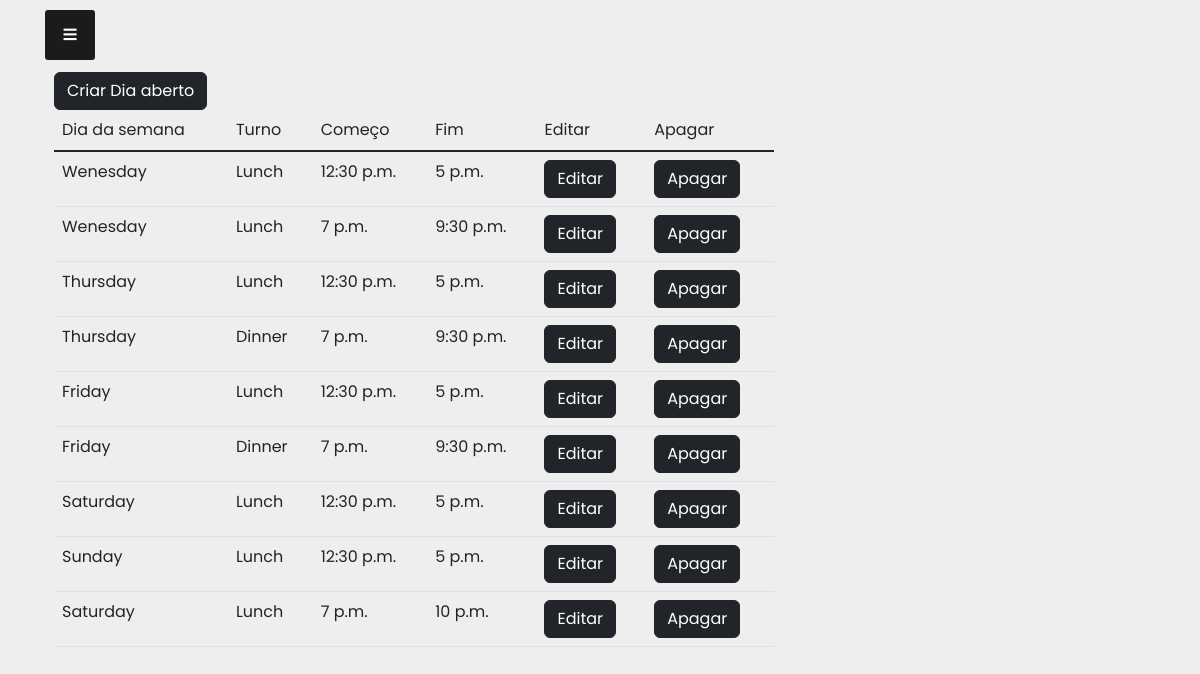
/restaurants/restaurantOpenDays/1/, run on an earlier commit of the app's database.
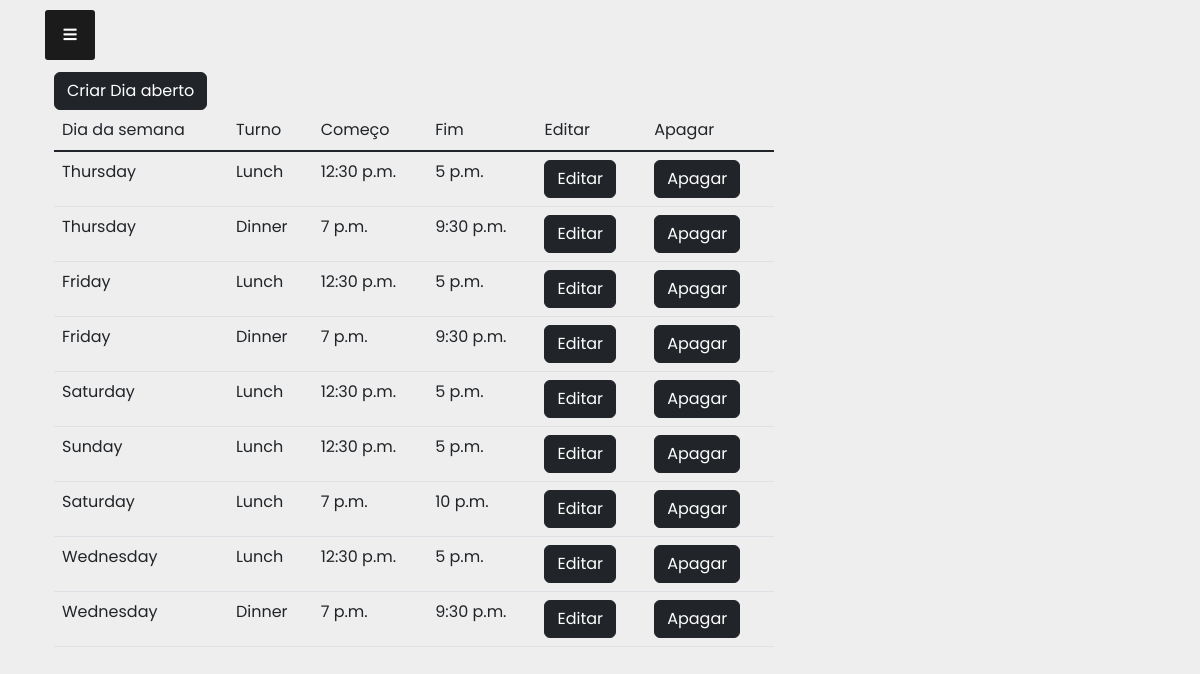
And on a later commit of the database.
### restaurants/models.py (models this page shows, shortened)
class restaurantOpenDaysOfTheWeek(models.Model):
    weekdays = (
        ('Monday', 'Monday'),
        ('Tuesday', 'Tuesday'),
        ('Wednesday', 'Wednesday'),
        ('Thursday', 'Thursday'),
        ('Friday', 'Friday'),
        ('Saturday', 'Saturday'),
        ('Sunday', 'Sunday'),
    )
    shifts = (
        ('Breakfast', 'Breakfast'),
        ('Lunch', 'Lunch'),
        ('Dinner', 'Dinner'),
    )
    restaurant = models.ForeignKey(restaurants,related_name='restaurantopentime',on_delete=models.CASCADE)
    weekday = models.CharField(max_length=254,choices=weekdays)
    shift = models.CharField(max_length=254,choices=shifts)
    start_time = models.TimeField()
    end_time = models.TimeField()

### restaurants/views.py (the view, shortened to what this page needs)
# urls.py: path('restaurantOpenDays/<restaurant_pk>/',views.openDays, name='restaurantOpenDays'),
def openDays(request, restaurant_pk):
    openDayToUpdate = ''
    form_update = ''
    delete = request.POST.get('delete','False')
    delete_confirm = request.POST.get('delete_confirm','False')
    create_openDay = request.POST.get('create_openDay','False')
    save_openDay = request.POST.get('save_openDay','False')
    openDayPK = request.POST.get('openDayPK','False')
    save_form_update = request.POST.get('save_form_update','False')
    restaurant = restaurants.objects.filter(owner__username__contains=request.user,pk__exact=restaurant_pk)
    owner_restaurants = restaurants.objects.filter(owner__username__contains=request.user)
    openDays = restaurantOpenDaysOfTheWeek.objects.filter(restaurant__pk__exact=restaurant_pk)
    form = restaurantsOpenDaysForm()
    return render(request, 'restaurants/create_openDays.html', {'restaurant':restaurant,
                                                                'owner_restaurants':owner_restaurants,
                                                                'form':form,'openDays':openDays,
                                                                'create_openDay':create_openDay,
                                                                'openDayPK':openDayPK,'form_update':form_update,
                                                                'delete':delete})

### restaurants/templates/restaurants/create_openDays.html (shortened to what this page needs)
{% extends 'restaurants/base_menu_second.html' %}
{% block content %}
{% load crispy_forms_tags %}
<div class="container">
  <div class="row justify-content-start">
    <div class="col-12 col-md-4">
      {% if openDayPK != 'False' %}
      <input type="button" value="Voltar" class="btn btn-dark mt-4" onclick="history.back()">
      {% else %}
      <form method="post">
        {% if create_openDay == 'True' %}
        <input type="button" value="Voltar" class="btn btn-dark mt-4" onclick="history.back()">
        {% else %}
        <button class="btn btn-dark mt-4" value="True"  type="submit" name="create_openDay">Criar Dia aberto</button>
        {% endif %}
        {% endif %}
      </form>
    </div>
  </div>
</div>
<div class="container">
  <div class="row">
    <div class="col-12 col-md-8">
      {% if create_openDay == 'True' %}
      <form  method="post">
        {% csrf_token %}
        {{ form|crispy }}
        <button class="btn btn-dark " type="submit" name="save_openDay" value="True">Criar dia</button>
      </form>
      {% else %}
      {% if openDayPK != 'False' %}
        <form method="post">
          {% csrf_token %}
          {{ form_update|crispy }}
          <input type="hidden" name="openDayPK" value="{{openDayPK}}">
          <button class="btn btn-dark" type="submit" name="save_form_update" value="True">Guardar</button>
        </form>
      {% else %}
      {% if delete != 'False' %}
        <h3>Are you sure you want to delete?</h3>
        <form  method="post">
          {% csrf_token %}
          <input type="hidden" name="delete" value="{{delete}}">
          <button class="btn btn-dark" type="submit" name="delete_confirm" value="True">Yes</button>
        </form>
        <input type="button" value="No" class="btn btn-dark mt-4" onclick="history.back()">
      {% else %}
      <table class="table">
        <thead class="thead-dark">
          <tr>
            <td>Dia da semana</td>
            <td>Turno</td>
            <td>Começo</td>
            <td>Fim</td>
            <td>Editar</td>
            <td>Apagar</td>
          </tr>
        </thead>
        <tbody class="table-group-divider">
          {% for x in openDays %}
              <tr>
                <td>{{x.weekday}}</td>
                <td>{{x.shift}}</td>
                <td>{{x.start_time}}</td>
                <td>{{x.end_time}}</td>
                <td><form method="post">{% csrf_token %}<button class="btn btn-dark" type="submit" name="openDayPK" value="{{x.pk}}">Editar</button></form></td>
                <td><form method="post">{% csrf_token %}<button class="btn btn-dark" type="submit" name="delete" value="{{x.pk}}">Apagar</button></form></td>
              </tr>
          {% endfor %}
        </tbody>
      </table>
      {% endif %}
      {% endif %}
      {% endif %}
    </div>
  </div>
</div>
{% endblock %}

### restaurants/templates/restaurants/base_menu_second.html (shortened to what this page needs)
<!DOCTYPE html>
{% load static %}
{% load crispy_forms_tags %}
<html lang="en" dir="ltr">
  <head>
    <link rel="stylesheet" href="https://use.fontawesome.com/releases/v5.7.2/css/all.css">
    <link href='{% static "assets/vendor/aos/aos.css" %}' rel="stylesheet">
    <link href='{% static "assets/vendor/bootstrap/css/bootstrap.min.css" %}' rel="stylesheet">
    <link href='{% static "assets/vendor/bootstrap-icons/bootstrap-icons.css" %}' rel="stylesheet">
    <link href='{% static "assets/vendor/boxicons/css/boxicons.min.css" %}' rel="stylesheet">
    <link href='{% static "assets/vendor/glightbox/css/glightbox.min.css" %}' rel="stylesheet">
    <link href='{% static "assets/vendor/swiper/swiper-bundle.min.css" %}' rel="stylesheet">
    <link href='{% static "assets/menucss/stylemenu_two.css" %}' rel="stylesheet">
  </head>
  <body>
    <link rel="stylesheet" href="//code.jquery.com/ui/1.13.2/themes/base/jquery-ui.css">
    <link rel="stylesheet" href="/resources/demos/style.css">
    <div class="btn btnl">
         <span class="fas fa-bars"></span>
      </div>
      <div class="content">
        <div class="container justify-content-center">
          <div class="row ">
            <div class="col-lg-12 mt-5">
              {% block content %}
              {% endblock %}
            </div>
          </div>
        </div>
      </div>
  </body>
</html>

### restaurants/static/assets/menucss/stylemenu_two.css (style rules this page uses)
* { margin: 0; padding: 0; user-select: none; box-sizing: border-box; font-family: 'Poppins', sans-serif; }
body { background-color: #eee; }
.btnl { position: absolute; top: 10px; left: 45px; height: 50px; width: 50px; text-align: center; background: #1b1b1b; border-radius: 3px; cursor: pointer; transition: left 0.4s ease; }
.btnl span { color: white; font-size: 15px; line-height: 36px; }
.content { top: 10%; left: 10%; width: 100% transform: translate(-10%,-10%); color: #202020; z-index: -1; }

### users/static/assets/css/style.css (style rules this page uses)
body { font-family: "Open Sans", sans-serif; color: #444444; }

What changed in the data, as far as the page shows it:
removed restaurantOpenDaysOfTheWeek: weekday "Wenesday", shift "Lunch", start_time "12:30 p.m.", end_time "5 p.m.", {{ x.pk }} 2 (drawn)
removed restaurantOpenDaysOfTheWeek: weekday "Wenesday", shift "Lunch", start_time "7 p.m.", end_time "9:30 p.m.", {{ x.pk }} 3 (drawn)
now on this page (row edited): restaurantOpenDaysOfTheWeek: weekday "Wednesday", shift "Lunch", start_time "12:30 p.m.", end_time "5 p.m.", {{ x.pk }} 16 (drawn)
added restaurantOpenDaysOfTheWeek: weekday "Wednesday", shift "Dinner", start_time "7 p.m.", end_time "9:30 p.m.", {{ x.pk }} 17 (drawn)
